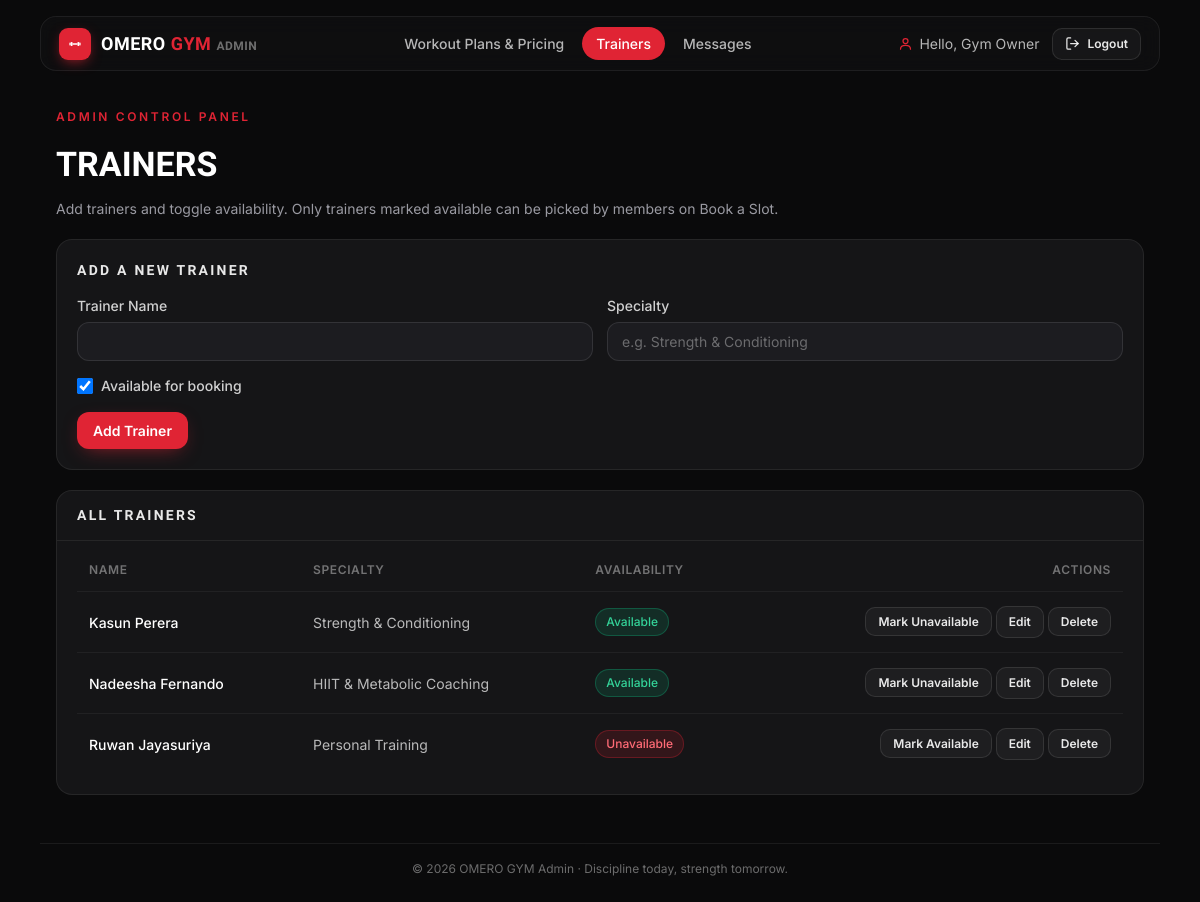
The app's page /admin/trainers.php (signed in) with its own data.
### tables this page shows
CREATE TABLE IF NOT EXISTS trainers (
    id         INT AUTO_INCREMENT PRIMARY KEY,
    name       VARCHAR(100)  NOT NULL,
    specialty  VARCHAR(150)  DEFAULT NULL,
    available  TINYINT(1)    NOT NULL DEFAULT 1,    
    created_at DATETIME      NOT NULL DEFAULT CURRENT_TIMESTAMP
);

### admin/trainers.php (the view, shortened to what this page needs)
<?php
require_once __DIR__ . '/../includes/db.php';
$rows = $pdo->query('SELECT * FROM trainers ORDER BY available DESC, name')->fetchAll();
$editing = null;
require __DIR__ . '/includes/admin_chrome_top.php';
?>
        <section class="fade">
          <span class="eyebrow">Admin Control Panel</span>
          <h1 class="page-title">TRAINERS</h1>
          <p class="page-sub">Add trainers and toggle availability. Only trainers marked available can be picked by members on Book a Slot.</p>
        </section>
        <div class="card pad" style="margin-top:20px;">
          <div class="panel-head" style="padding:0 0 14px;border:0;">
            <h2><?= $editing ? 'Edit Trainer' : 'Add a New Trainer' ?></h2>
          </div>
          <form method="post" action="trainers.php<?= $editing ? '?edit=' . (int) $editing['id'] : '' ?>">
            <div class="admin-form-grid">
              <div>
                <label class="field-label" for="t-name">Trainer Name</label>
                <input class="field" id="t-name" name="name" required
                  value="<?= htmlspecialchars($editing['name'] ?? '', ENT_QUOTES, 'UTF-8') ?>" />
              </div>
              <div>
                <label class="field-label" for="t-spec">Specialty</label>
                <input class="field" id="t-spec" name="specialty" placeholder="e.g. Strength & Conditioning"
                  value="<?= htmlspecialchars($editing['specialty'] ?? '', ENT_QUOTES, 'UTF-8') ?>" />
              </div>
              <div class="span-2" style="display:flex;align-items:center;gap:8px;">
                <input type="checkbox" id="t-avail" name="available" value="1" style="width:16px;height:16px;"
                  <?= (!isset($editing) || !empty($editing['available'])) ? 'checked' : '' ?> />
                <label class="field-label" for="t-avail" style="margin:0;">Available for booking</label>
              </div>
            </div>
            <div style="margin-top:16px;display:flex;gap:10px;">
              <button class="btn btn-primary" type="submit"><?= $editing ? 'Save Changes' : 'Add Trainer' ?></button>
            </div>
          </form>
        </div>
        <div class="card panel" style="margin-top:20px;">
          <div class="panel-head"><h2>All Trainers</h2></div>
          <div class="pad table-wrap">
            <table>
              <thead><tr><th>Name</th><th>Specialty</th><th>Availability</th><th class="right">Actions</th></tr></thead>
              <tbody>
                <?php foreach ($rows as $row): ?>
                  <tr>
                    <td class="cell-title"><?= htmlspecialchars($row['name'], ENT_QUOTES, 'UTF-8') ?></td>
                    <td class="cell-muted"><?= htmlspecialchars($row['specialty'] ?: '—', ENT_QUOTES, 'UTF-8') ?></td>
                    <td>
                      <span class="badge <?= $row['available'] ? 'available' : 'unavailable' ?>">
                        <?= $row['available'] ? 'Available' : 'Unavailable' ?>
                      </span>
                    </td>
                    <td class="right">
                      <form method="post" action="trainers.php" style="display:inline">
                        <button class="btn btn-ghost btn-sm" type="submit"><?= $row['available'] ? 'Mark Unavailable' : 'Mark Available' ?></button>
                      </form>
                      <a class="btn btn-ghost btn-sm" href="trainers.php?edit=<?= (int) $row['id'] ?>">Edit</a>
                      <form method="post" action="trainers.php" style="display:inline" onsubmit="return confirm('Remove this trainer?');">
                        <button class="btn btn-ghost btn-sm" type="submit">Delete</button>
                      </form>
                    </td>
                  </tr>
                <?php endforeach; ?>
              </tbody>
            </table>
          </div>
        </div>
<?php require __DIR__ . '/includes/admin_chrome_bottom.php'; ?>

### common.css (style rules this page uses)
:root { --bg: #0a0a0b; --surface: #151517; --raised: #1c1c20; --border: rgba(255, 255, 255, 0.07); --accent: #e02434; --accent-soft: #f04452; --text: #ffffff; --muted: #9a9aa2; --radius: 16px; --shell: 1120px; --font: "Inter", system-ui, sans-serif; --display: "Oswald", "Arial Narrow", sans-serif; --mono: "JetBrains Mono", ui-monospace, monospace; }
* { box-sizing: border-box; margin: 0; padding: 0; -webkit-tap-highlight-color: transparent; }
html { scroll-behavior: smooth; }
body { background: var(--bg); color: var(--text); font-family: var(--font); min-height: 100vh; line-height: 1.5; -webkit-font-smoothing: antialiased; }
a { color: inherit; text-decoration: none; }
button { font-family: inherit; cursor: pointer; border: none; background: none; color: inherit; }
input, select { font-family: inherit; }
.btn { display: inline-flex; align-items: center; justify-content: center; gap: 8px; border-radius: 12px; padding: 10px 16px; font-size: 14px; font-weight: 600; transition: 0.2s; user-select: none; }
.btn-primary { background: var(--accent); color: #fff; box-shadow: 0 6px 20px -8px rgba(224, 36, 52, 0.7); }
.btn-ghost { background: rgba(255, 255, 255, 0.04); border: 1px solid rgba(255, 255, 255, 0.1); color: rgba(255, 255, 255, 0.9); }
.btn-sm { padding: 6px 12px; font-size: 12px; border-radius: 10px; }
.field-label { display: block; font-size: 14px; font-weight: 500; color: rgba(255, 255, 255, 0.8); margin-bottom: 6px; }
.field { width: 100%; border: 1px solid rgba(255, 255, 255, 0.1); background: var(--raised); border-radius: 12px; padding: 10px 14px; font-size: 14px; color: #fff; transition: 0.2s; }
.field::placeholder { color: rgba(255, 255, 255, 0.35); }
.card { border: 1px solid var(--border); background: var(--surface); border-radius: var(--radius); }
.eyebrow { display: inline-flex; align-items: center; gap: 8px; font-size: 12px; font-weight: 600; text-transform: uppercase; letter-spacing: 0.22em; color: var(--accent); }
.page-title { font-family: var(--display); font-weight: 700; font-size: 34px; margin-top: 12px; }
.page-sub { font-size: 14px; color: var(--muted); margin-top: 8px; }
.fade { animation: fade 0.4s ease-out both; }

### workouts.css (style rules this page uses)
.panel { margin-top: 24px; overflow: hidden; }
.panel-head { padding: 14px 20px; border-bottom: 1px solid var(--border); display: flex; align-items: center; gap: 8px; }
.panel-head h2 { font-family: var(--display); font-size: 14px; font-weight: 600; text-transform: uppercase; letter-spacing: 0.16em; color: rgba(255, 255, 255, 0.9); }
.pad { padding: 20px; }
.table-wrap { overflow-x: auto; }
table { width: 100%; border-collapse: collapse; font-size: 14px; text-align: left; min-width: 640px; }
th { padding: 0 12px 12px; font-size: 12px; font-weight: 600; text-transform: uppercase; letter-spacing: 0.05em; color: rgba(255, 255, 255, 0.4); }
td { padding: 14px 12px; border-top: 1px solid rgba(255, 255, 255, 0.05); vertical-align: middle; }
.cell-title { font-weight: 500; }
.cell-muted { color: rgba(255, 255, 255, 0.7); }
.right { text-align: right; }
.badge { display: inline-flex; align-items: center; border-radius: 999px; padding: 4px 10px; font-size: 12px; font-weight: 500; border: 1px solid; }

### admin/admin.css (style rules this page uses)
.admin-form-grid { display: grid; gap: 14px; grid-template-columns: 1fr; }
@media (min-width: 720px) { .admin-form-grid { grid-template-columns: 1fr 1fr; } }
@media (min-width: 720px) { .admin-form-grid .span-2 { grid-column: 1 / -1; } }
.badge.available { background: rgba(16, 185, 129, 0.15); color: #34d399; border-color: rgba(16, 185, 129, 0.3); }
.badge.unavailable { background: rgba(224, 36, 52, 0.15); color: #ff6b76; border-color: rgba(224, 36, 52, 0.3); }

### records on screen
trainers: name "Kasun Perera", specialty "Strength & Conditioning", available "Available"
trainers: name "Nadeesha Fernando", specialty "HIIT & Metabolic Coaching", available "Available"
trainers: name "Ruwan Jayasuriya", specialty "Personal Training", available "Unavailable"

### other values on screen
admin_name() "Gym Owner"
